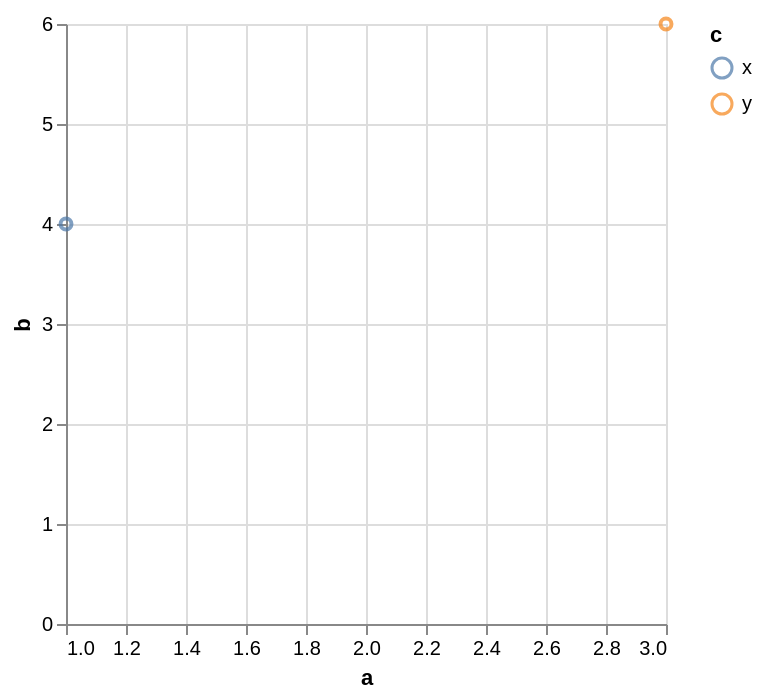

Source (Vega-Lite JSON):
### Vega-Lite specification from a JSON file in a GitHub repository (floating-point values rounded to 4 significant figures)
{"$schema": "https://vega.github.io/schema/vega-lite/v6.json", "description": "What a path does with a value it cannot place: break it, or drop the row.", "data": {"values": [{"a": 1, "b": 4, "c": "x"}, {"a": 2, "b": null, "c": "x"}, {"a": 3, "b": 6, "c": "y"}]}, "layer": [{"mark": {"type": "line"}}, {"mark": {"type": "line", "invalid": "filter"}}, {"mark": {"type": "point"}}], "encoding": {"x": {"field": "a", "type": "quantitative"}, "y": {"field": "b", "type": "quantitative"}, "color": {"field": "c", "type": "nominal"}}}
